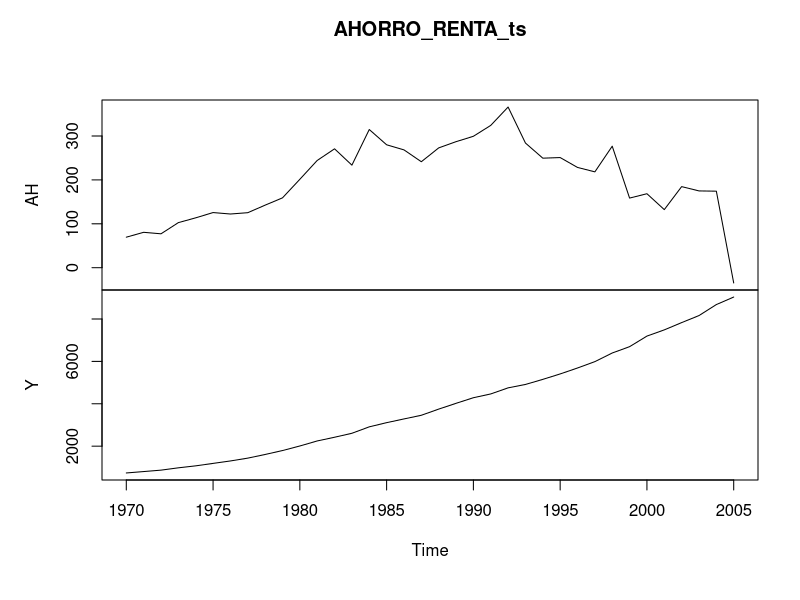

This figure's R source:
library(readr)
library(dynlm)
library(car)
library(lmtest)
#
AHORRO_RENTA <- read_csv("AHORRO_RENTA.csv")
AHORRO_RENTA_ts <- ts(AHORRO_RENTA[,2:3], start=c(1970), end = c(2005))
plot(AHORRO_RENTA_ts)
#
AH <- AHORRO_RENTA_ts[,"AH"]
Y <- AHORRO_RENTA_ts[,"Y"] 
#
# Modelo A
S(dynlm_A <- dynlm(AH ~ L(AH, 1:2)))
#
# Modelo B
#
S(dynlm_B <- dynlm(AH ~ L(AH, 1:1) + L(Y, 0:0)))
#
# Contraste de Cox
#
coxtest(dynlm_A, dynlm_B)
#
#  Contraste J de Davidson y MacKinnon
#
jtest(dynlm_A, dynlm_B)
#
# Modelo anidado
#
S(dynlm_AB <- dynlm(AH ~ L(AH, 1:2)  + L(Y, 0:0)))
#
